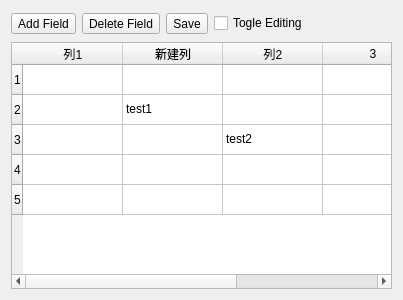
<?xml version="1.0" encoding="UTF-8"?>
<ui version="4.0">
 <class>FieldTable</class>
 <widget class="QWidget" name="FieldTable">
  <property name="geometry">
   <rect>
    <x>0</x>
    <y>0</y>
    <width>403</width>
    <height>300</height>
   </rect>
  </property>
  <property name="windowTitle">
   <string>Field Table</string>
  </property>
  <layout class="QGridLayout" name="gridLayout">
   <item row="0" column="0">
    <widget class="QWidget" name="widget" native="true">
     <property name="minimumSize">
      <size>
       <width>0</width>
       <height>25</height>
      </size>
     </property>
     <property name="maximumSize">
      <size>
       <width>16777215</width>
       <height>25</height>
      </size>
     </property>
     <layout class="QHBoxLayout" name="horizontalLayout_2">
      <property name="leftMargin">
       <number>0</number>
      </property>
      <property name="topMargin">
       <number>0</number>
      </property>
      <property name="rightMargin">
       <number>0</number>
      </property>
      <property name="bottomMargin">
       <number>0</number>
      </property>
      <item>
       <widget class="QToolButton" name="addFieldButton">
        <property name="text">
         <string>Add Field</string>
        </property>
       </widget>
      </item>
      <item>
       <widget class="QToolButton" name="deleteFieldButton">
        <property name="text">
         <string>Delete Field</string>
        </property>
       </widget>
      </item>
      <item>
       <widget class="QToolButton" name="saveButton">
        <property name="text">
         <string>Save</string>
        </property>
       </widget>
      </item>
      <item>
       <widget class="QCheckBox" name="toggleEditingCheckBox">
        <property name="contextMenuPolicy">
         <enum>Qt::NoContextMenu</enum>
        </property>
        <property name="text">
         <string>Togle Editing</string>
        </property>
       </widget>
      </item>
     </layout>
    </widget>
   </item>
   <item row="1" column="0">
    <widget class="QTableWidget" name="dataTable">
     <property name="editTriggers">
      <set>QAbstractItemView::NoEditTriggers</set>
     </property>
     <row>
      <property name="text">
       <string>1</string>
      </property>
     </row>
     <row>
      <property name="text">
       <string>2</string>
      </property>
     </row>
     <row>
      <property name="text">
       <string>3</string>
      </property>
     </row>
     <row>
      <property name="text">
       <string>4</string>
      </property>
     </row>
     <row>
      <property name="text">
       <string>5</string>
      </property>
     </row>
     <column>
      <property name="text">
       <string>列1</string>
      </property>
     </column>
     <column>
      <property name="text">
       <string>新建列</string>
      </property>
     </column>
     <column>
      <property name="text">
       <string>列2</string>
      </property>
     </column>
     <column>
      <property name="text">
       <string>3</string>
      </property>
     </column>
     <column>
      <property name="text">
       <string>test5</string>
      </property>
     </column>
     <item row="1" column="1">
      <property name="text">
       <string>test1</string>
      </property>
     </item>
     <item row="2" column="2">
      <property name="text">
       <string>test2</string>
      </property>
     </item>
    </widget>
   </item>
  </layout>
 </widget>
 <resources/>
 <connections>
  <connection>
   <sender>addFieldButton</sender>
   <signal>clicked()</signal>
   <receiver>FieldTable</receiver>
   <slot>add_field()</slot>
   <hints>
    <hint type="sourcelabel">
     <x>43</x>
     <y>20</y>
    </hint>
    <hint type="destinationlabel">
     <x>201</x>
     <y>149</y>
    </hint>
   </hints>
  </connection>
  <connection>
   <sender>deleteFieldButton</sender>
   <signal>clicked()</signal>
   <receiver>FieldTable</receiver>
   <slot>delete_field()</slot>
   <hints>
    <hint type="sourcelabel">
     <x>126</x>
     <y>20</y>
    </hint>
    <hint type="destinationlabel">
     <x>201</x>
     <y>149</y>
    </hint>
   </hints>
  </connection>
  <connection>
   <sender>toggleEditingCheckBox</sender>
   <signal>stateChanged(int)</signal>
   <receiver>FieldTable</receiver>
   <slot>toggle_editing_changed()</slot>
   <hints>
    <hint type="sourcelabel">
     <x>283</x>
     <y>20</y>
    </hint>
    <hint type="destinationlabel">
     <x>201</x>
     <y>149</y>
    </hint>
   </hints>
  </connection>
  <connection>
   <sender>saveButton</sender>
   <signal>clicked()</signal>
   <receiver>FieldTable</receiver>
   <slot>save()</slot>
   <hints>
    <hint type="sourcelabel">
     <x>185</x>
     <y>20</y>
    </hint>
    <hint type="destinationlabel">
     <x>201</x>
     <y>149</y>
    </hint>
   </hints>
  </connection>
 </connections>
 <slots>
  <slot>add_field()</slot>
  <slot>delete_field()</slot>
  <slot>toggle_editing_changed()</slot>
  <slot>save()</slot>
 </slots>
</ui>
